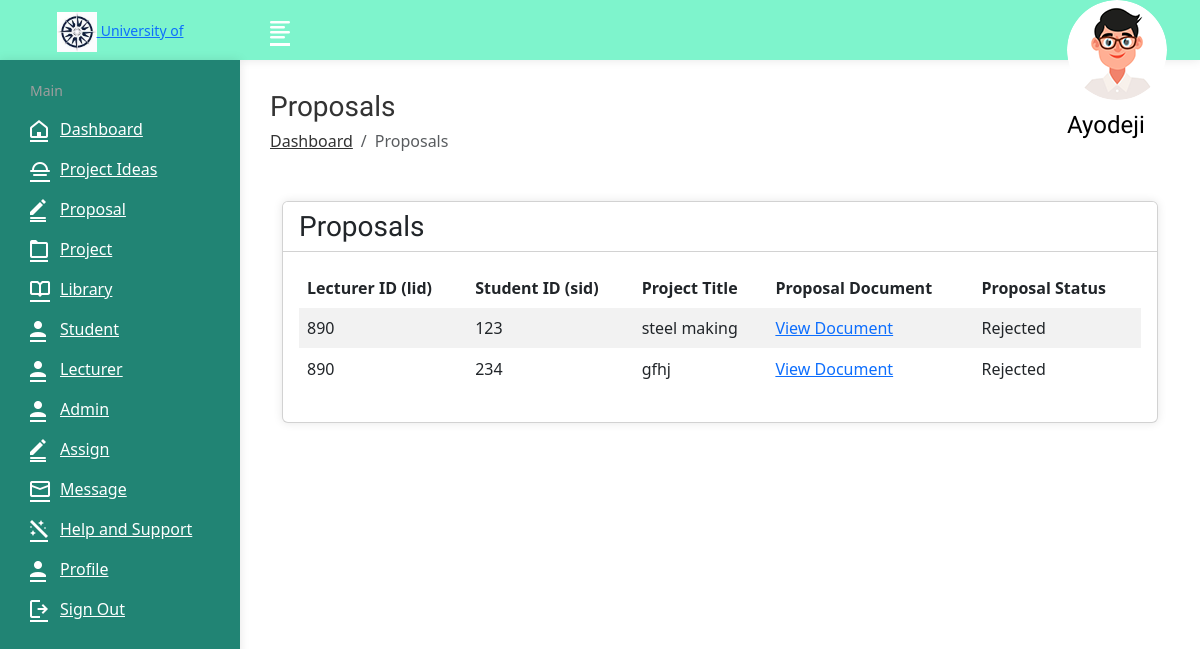
The app's page /admin/proposal.php (signed in) with its own data.
### tables this page shows
CREATE TABLE `proposal` (
  `sid` int(11) NOT NULL,
  `project_title` varchar(255) NOT NULL,
  `proposal_docs` varchar(255) NOT NULL,
  `proposal_status` varchar(255) NOT NULL,
  `message` text NOT NULL,
  `lid` int(11) NOT NULL,
  `is_read` varchar(255) NOT NULL,
  `proposal_id` int(11) NOT NULL
);

### admin/proposal.php (the view, shortened to what this page needs)
<?php
require("config.php");
?>
<!DOCTYPE html>
<html lang="en">
<head>
    <link rel="stylesheet" href="assets/css/bootstrap.min.css">
    <link rel="stylesheet" href="assets/css/font-awesome.min.css">
    <link rel="stylesheet" href="assets/css/feathericon.min.css">
    <link rel="stylesheet" href="assets/css/style.css">
    <link rel="stylesheet" href="https://cdnjs.cloudflare.com/ajax/libs/bootstrap/5.3.0/css/bootstrap.min.css">
</head>
</head>
<body>
    <div class="main-wrapper">
        <?php include("header.php"); ?>
        <div class="page-wrapper">
            <div class="content container-fluid">
                <div class="page-header">
                    <div class="row">
                        <div class="col-sm-12">
                            <h3 class="page-title">Proposals</h3>
                            <ul class="breadcrumb">
                                <li class="breadcrumb-item"><a href="dashboard.php">Dashboard</a></li>
                                <li class="breadcrumb-item active">Proposals</li>
                            </ul>
                        </div>
                    </div>
                </div>
              <div class="container mt-5">
        <div class="row mt-4">
            <div class="col-md-12">
                <div class="card">
                    <div class="card-header">
                        <h3 class="card-title">Proposals</h3>
                    </div>
                    <div class="card-body">
                        <div class="table-responsive">
                            <table class="table table-striped">
                                <thead>
                                    <tr>
                                        <th>Lecturer ID (lid)</th>
                                        <th>Student ID (sid)</th>
                                        <th>Project Title</th>
                                        <th>Proposal Document</th>
                                        <th>Proposal Status</th>
                                    </tr>
                                </thead>
                                <tbody>
                                    <?php
                                    require("config.php");
                                    $proposalQuery = "SELECT * FROM proposal";
                                    $proposalResult = mysqli_query($con, $proposalQuery);
                                    if ($proposalResult && mysqli_num_rows($proposalResult) > 0) {
                                        while ($proposalRow = mysqli_fetch_assoc($proposalResult)) {
                                            ?>
                                            <tr>
                                                <td><?php echo $proposalRow['lid']; ?></td>
                                                <td><?php echo $proposalRow['sid']; ?></td>
                                                <td><?php echo $proposalRow['project_title']; ?></td>
                                                <td>
                                                    <?php
                                                    if (!empty($proposalRow['proposal_docs'])) {
                                                        echo '<a href="' . $proposalRow['proposal_docs'] . '" target="_blank">View Document</a>';
                                                    } else {
                                                        echo 'N/A';
                                                    }
                                                    ?>
                                                </td>
                                                <td><?php echo $proposalRow['proposal_status']; ?></td>
                                            </tr>
                                            <?php
                                        }
                                    } else {
                                        echo '<tr><td colspan="5">No proposals found.</td></tr>';
                                    }
                                    ?>
                                </tbody>
                            </table>
                        </div>
                    </div>
                </div>
            </div>
        </div>
    </div>
</body>
</html>

### admin/header.php (shortened to what this page needs)
<?php
require("config.php");
$query = "SELECT firstname FROM admin WHERE aid = '{$_SESSION['aid']}'";
$result = mysqli_query($con, $query);
if ($result && mysqli_num_rows($result) > 0) {
    $row = mysqli_fetch_assoc($result);
    $firstName = $row['firstname'];
} else {
    $firstName = 'Unknown';
}
?>
<div class="header">
    <div class="header-left">
        <a href="dashboard.php" class="logo">
            <img src="assets/img/logo.jpg" alt="Logo" width="30" height="50">
            <span style="font-size: 14px;">University of Greenwich</span>
        </a>
    </div>
    <a href="javascript:void(0);" id="toggle_btn">
        <i class="fe fe-text-align-left"></i>
    </a>
    <ul class="nav sid-menu">
        <li class="nav-item dropdown app-dropdown">
            <a href="#" class="dropdown-toggle nav-link" data-toggle="dropdown">
                <span class="sid-img"><img class="rounded-circle" src="assets/img/profiles/avatar-01.png" alt="Ryan Taylor"></span>
                <h4 style="color:black;margin-top:13px;text-transform:capitalize;"><?php echo $firstName; ?></h4>
            </a>
        </li>
    </ul>
</div>
            </div>
            <div class="sidebar" id="sidebar">
                <div class="sidebar-inner slimscroll">
					<div id="sidebar-menu" class="sidebar-menu">
						<ul>
							<li class="menu-title">
								<span>Main</span>
							</li>
							<li>
							<a href="dashboard.php"><i class="fe fe-home"></i> <span>Dashboard</span></a>
                            <a href="idea.php"><i class="fe fe-sunrise"></i> <span>Project Ideas</span></a>
<a href="proposal.php"><i class="fe fe-edit"></i> <span>Proposal</span></a>
<a href="project.php"><i class="fe fe-folder"></i> <span>Project</span></a>
<a href="library.php"><i class="fe fe-book"></i> <span>Library</span></a>
<a href="student.php"><i class="fe fe-sid"></i> <span>Student</span></a>
<a href="lecturer.php"><i class="fe fe-sid"></i> <span>Lecturer</span></a>
<a href="admin.php"><i class="fe fe-sid"></i> <span>Admin</span></a>
<a href="assign.php"><i class="fe fe-edit"></i> <span>Assign</span></a>
<a href="message.php"><i class="fe fe-mail"></i> <span>Message</span></a>
<a href="help.php"><i class="fe fe-magic"></i> <span>Help and Support</span></a>
<a href="profile.php"><i class="fe fe-sid"></i> <span>Profile</span></a>
<a href="logout.php"><i class="fe fe-logout"></i> <span>Sign Out</span></a>
							</li>
						</ul>
					</div>
                </div>
            </div>

### admin/header.php (style rules this page uses)
.nav.sid-menu { display: flex; flex-direction: row-reverse; align-items: center; margin-right: 15px; height: 50px; }
.nav.sid-menu li { order: -1; margin-left: 10px; }
.nav.sid-menu h4 { color: white; margin-right: 10px; text-transform: capitalize; line-height: 1; }

### records on screen
proposal: lid "890", sid "123", project_title "steel making", proposal_status "Rejected"
proposal: lid "890", sid "234", project_title "gfhj", proposal_status "Rejected"

### other values on screen
$firstName "Ayodeji"
